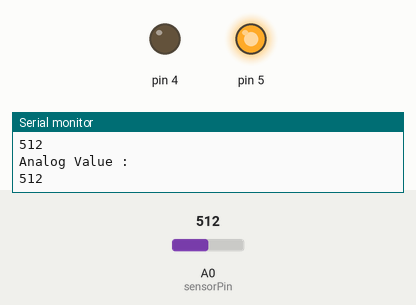
This sketch was run on a simulated Arduino Uno, built with avr-gcc and run on an emulated ATmega328P. Parts: output pins drawn as LEDs (lit = HIGH), the last lines printed to the serial monitor. Inputs (shaded band) come from the test bench; at power-on: A0 (sensorPin) = 512.

Above: at 1.8 s.
1.9 s: A0 (sensorPin) set to 416
3.4 s: A0 (sensorPin) set to 388
At 4.4 s:
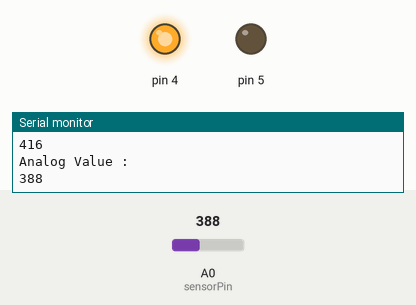
5.5 s: A0 (sensorPin) set to 410
At 7.2 s:
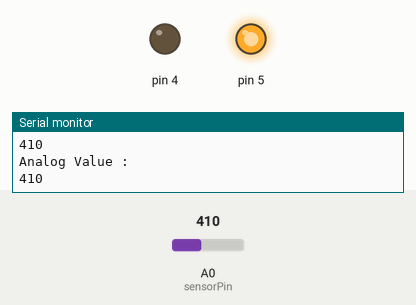
7.5 s: A0 (sensorPin) set to 390
At 8.7 s:
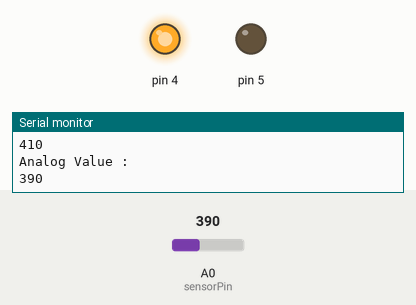
Timing chart, 0 to 10.5 s (numbered marks = the images above; inputs shaded):
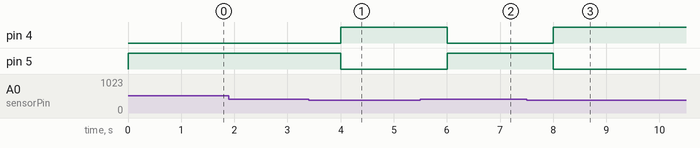

Measured:
- the behaviour switches between 400 and 399 on A0 (sensorPin) (found by bisection; images 0 and 1)
- after the input at 3.4 s, pin 4: LOW → HIGH after 0.60 s; pin 5: HIGH → LOW after 0.60 s
- after the input at 5.5 s, pin 4: HIGH → LOW after 0.50 s; pin 5: LOW → HIGH after 0.50 s
- after the input at 7.5 s, pin 4: LOW → HIGH after 0.50 s; pin 5: HIGH → LOW after 0.50 s

The sketch:

soil_moisture.ino
```cpp
int sensorPin = A0;
int sensorValue;
int limit = 400;

void setup() {
 Serial.begin(9600);
 pinMode (5, OUTPUT);
 pinMode (4, OUTPUT);
}

void loop() {

 sensorValue = analogRead(sensorPin);
 Serial.println("Analog Value : ");
 Serial.println(sensorValue);

 if (sensorValue<limit) {
 digitalWrite(4, HIGH);
 digitalWrite(5, LOW);
 }
 else {
 digitalWrite(4, LOW);
 digitalWrite(5, HIGH);
 }

 delay(1000);
}
```
